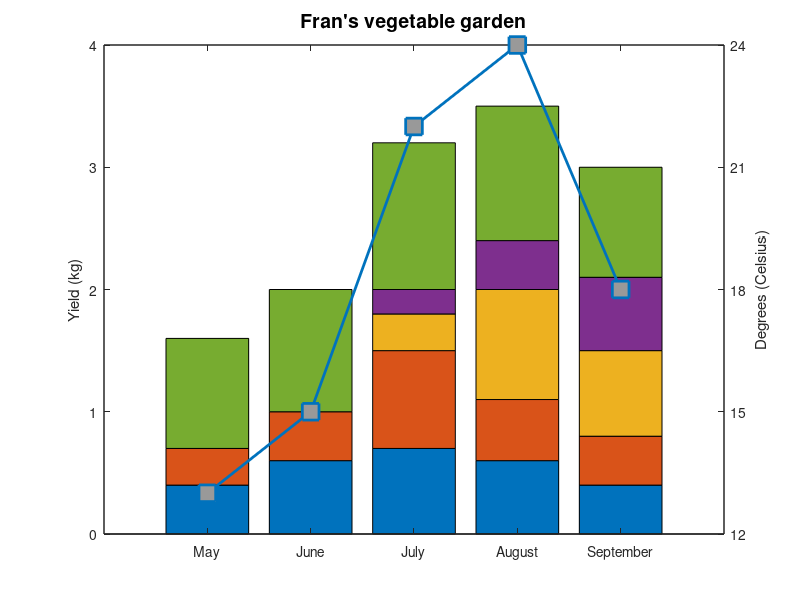

Source code (MATLAB): (Note: this script raises an error after producing the figure.)
%GARDEN

% Cols: Carrots|Broccoli|Green Beans|Cucumbers|Chard.  Rows are months.
Y = [0.4 0.3 0.0 0.0 0.9
     0.6 0.4 0.0 0.0 1.0
     0.7 0.8 0.3 0.2 1.2
     0.6 0.5 0.9 0.4 1.1
     0.4 0.4 0.7 0.6 0.9];

t = [13 15 22 24 18]; % Temperature.

b = bar(Y,'stacked');
ylabel('Yield (kg)'), ylim([0 4])

h1 = gca; % Handle of first axis.
set(h1,'XTickLabel','May|June|July|August|September')

% Create a second axis at same location as first and plot to it.
h2 = axes('Position',get(h1,'Position'));
p = plot(t,'Marker','square','MarkerSize',12,'LineStyle','-',...
           'LineWidth',2,'MarkerFaceColor',[.6 .6 .6]);
ylabel('Degrees (Celsius)')
title('Fran''s vegetable garden','FontSize',14)

% Align second x-axis with first and remove tick marks and tick labels.
set(h2,'Xlim',get(h1,'XLim'),'XTick',[],'XTickLabel',[])
% Locate second y-axis on right, make background transparent.
set(h2,'YAxisLocation','right','Color','none')

% Make second y-axis tick marks line up with those of first.
ylimits = get(h2,'YLim');
yinc = (ylimits(2)-ylimits(1))/4;
set(h2,'Ytick',[ylimits(1):yinc:ylimits(2)])

% Give legend the Axes handles and place top left.
legend([b,p],'Carrots','Broccoli','Green Beans','Cucumbers',...
       'Swiss Chard','Temperature','Location','NW')
